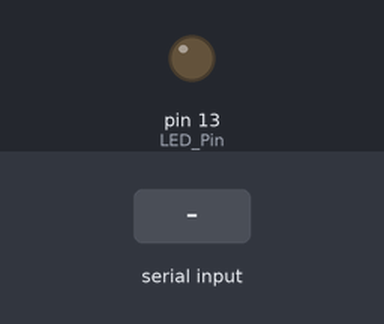
Simulated run of this sketch. Board: Arduino Uno, built with avr-gcc and run on an emulated ATmega328P. Parts: output pins drawn as LEDs (lit = HIGH). Dashed ring = blinking. The test bench sets the inputs (shaded band). What the sketch prints to the serial monitor is not drawn.

Above: at 1.2 s.
1.3 s: "Y" received over the second serial link
At 1.4 s:
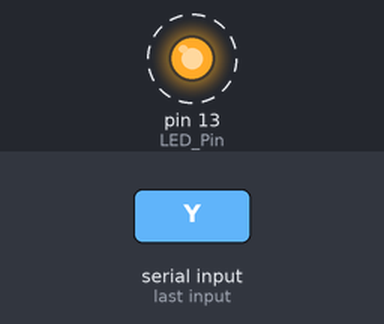
Timing chart, 0 to 4.3 s (numbered marks = the images above; inputs shaded):
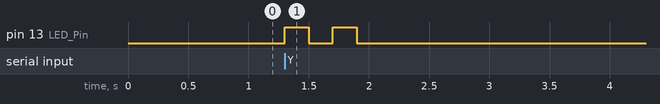

The sketch:

3_1.ino
```cpp
// L_Uno板上的TXRX串列通訊程式
// 加入函式庫標頭檔
// 透過softwareSerial可以使用一般pin腳位做訊號傳輸
#include <SoftwareSerial.h>
SoftwareSerial mySerial(2, 3);  // 宣告mySerial物件變數並指定RX, TX

int LED_Pin = 13;  // 宣告DIO 13腳位為LED腳位

void LED_blink() {                // 使用者自訂的LED閃爍函式
    digitalWrite(LED_Pin, HIGH);  // 呼叫數位輸出函式使LED腳為5V
    delay(200);                   // 呼叫延遲函式等200毫秒
    digitalWrite(LED_Pin, LOW);   // 呼叫數位輸出函式使LED腳為0V
    delay(200);                   // 呼叫延遲函式等200毫秒
}

void setup() {                 // 只會執行一次的程式初始化
    pinMode(LED_Pin, OUTPUT);  // 規劃LED腳為輸出模式
    Serial.begin(9600);        // 將串列埠通訊鮑率設為9600bps
    mySerial.begin(4800);      // 將SoftwareSerial鮑率設為9600bps
}  // 結束setup()函式

void loop() {             // 永遠迴圈開始的主控制程式
    mySerial.write("Y");  // 傳送序列字元Y
    while (!mySerial.available()) {
        mySerial.write("Y");  // 當R Uno接收Y的訊號才會執行下一行
    }
    if (mySerial.read() == 'Y') {  // 判斷接收的資料是否為字元'Y'
        LED_blink();
        LED_blink();
        Serial.println("Job Completed! Sir.");  // 回報到監看視窗
    }  // 結束if判斷
    delay(2000);  // 延遲2000毫秒
}  // 結束loop()函式
```

Measured:
- after the input at 1.3 s, pin 13 (LED_Pin): alternates HIGH for 0.20 s and LOW for 0.20 s, 4 changes in all, then stays LOW, starting at once
